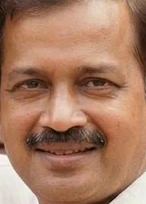
#> input picture scratch_face_0.png, 146 x 204 px
$ python -i forensics.py   (imports and definitions only)   (older library calls are emulated)
#> lines starting #> are read from the running program, lines starting #| are printed output that depends on the picture
from __future__ import annotations

import hashlib
import io
from typing import Dict, List, Tuple, Union

import cv2
import numpy as np
from PIL import Image, ImageChops, ImageEnhance


# [142 lines left out: functions compute_video_hashes, compute_fft_spectrum, compute_ela, compute_laplacian_sharpness, compute_temporal_jitter, not called in this run]


def extract_forensic_descriptors(face_imgs_np: np.ndarray) -> np.ndarray:
    """
    Extract multi-domain forensic descriptors from (N, H, W, 3) face sequence:
    1. FFT Frequency Spectrum: 4 radial energy bands + high-to-low power ratio.
    2. Color Chrominance Boundary Discrepancy: Inner face vs outer margin Delta-Cb and Delta-Cr.
    3. Laplacian Texture Sharpness: Inner face vs blending boundary edge variance ratio.
    4. Error Level Analysis (ELA): JPEG compression residual distribution (mean, std, max).
    5. Temporal Dynamics: Inter-frame motion jitter statistics (mean, std, max).

    Returns:
        (33,) float32 multi-domain forensic feature vector.
    """
    if face_imgs_np.ndim == 3:
        face_imgs_np = np.expand_dims(face_imgs_np, axis=0)

    N, H, W, _ = face_imgs_np.shape
#> N = 1; H = 204; W = 146
    fft_feats: list[list[float]] = []
    color_feats: list[list[float]] = []
    laplacian_feats: list[list[float]] = []
    ela_feats: list[list[float]] = []

    center_y1, center_y2 = int(0.2 * H), int(0.8 * H)
#> center_y1 = 40; center_y2 = 163
    center_x1, center_x2 = int(0.2 * W), int(0.8 * W)
#> center_x1 = 29; center_x2 = 116
    outer_mask = np.ones((H, W), dtype=bool)
    outer_mask[center_y1:center_y2, center_x1:center_x2] = False

    cy, cx = H // 2, W // 2
#> cy = 102; cx = 73
    y, x = np.ogrid[:H, :W]
#> y = 204 values from 0 to 203
    r = np.sqrt((x - cx) ** 2 + (y - cy) ** 2)
    max_r = np.sqrt(cx ** 2 + cy ** 2) + 1e-6
#> max_r = 125.4
    r_norm = r / max_r

    for i in range(N):
        img_rgb = face_imgs_np[i]
        gray = cv2.cvtColor(img_rgb, cv2.COLOR_RGB2GRAY).astype(np.float32)
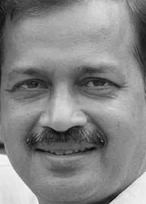
#> gray: shape (204, 146) float32; min 10, max 248, mean 134.4

        # 1. FFT Radial Spectrum
        f = np.fft.fft2(gray)
        fshift = np.fft.fftshift(f)
        mag = np.log(np.abs(fshift) + 1e-5)
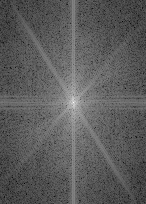
#> mag: shape (204, 146) float64; min 1.61, max 15.2, mean 6.53; drawn with min black and max white
        b1 = float(mag[r_norm < 0.25].mean())
#> b1 = 8.41
        b2 = float(mag[(r_norm >= 0.25) & (r_norm < 0.50)].mean())
#> b2 = 6.98
        b3 = float(mag[(r_norm >= 0.50) & (r_norm < 0.75)].mean())
#> b3 = 6.15
        b4 = float(mag[r_norm >= 0.75].mean())
#> b4 = 5.51
        high_low_ratio = float(b4 / (b1 + 1e-5))
#> high_low_ratio = 0.655
        fft_feats.append([b1, b2, b3, b4, high_low_ratio])

        # 2. Color Chrominance Boundary Discrepancy (YCbCr)
        ycbcr = cv2.cvtColor(img_rgb, cv2.COLOR_RGB2YCrCb)
#> ycbcr: shape (204, 146, 3); mean of channels 0, 1, 2 134.4, 152.4, 108.2
        cb = ycbcr[:, :, 1].astype(np.float32)
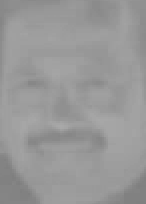
#> cb: shape (204, 146) float32; min 127, max 169, mean 152.4
        cr = ycbcr[:, :, 2].astype(np.float32)
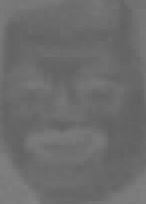
#> cr: shape (204, 146) float32; min 95, max 129, mean 108.2
        inner_cb = float(cb[center_y1:center_y2, center_x1:center_x2].mean())
#> inner_cb = 153.5
        inner_cr = float(cr[center_y1:center_y2, center_x1:center_x2].mean())
#> inner_cr = 108.4
        outer_cb = float(cb[outer_mask].mean())
#> outer_cb = 151.7
        outer_cr = float(cr[outer_mask].mean())
#> outer_cr = 108.1
        delta_cb = abs(inner_cb - outer_cb)
#> delta_cb = 1.8
        delta_cr = abs(inner_cr - outer_cr)
#> delta_cr = 0.342
        color_feats.append([inner_cb, inner_cr, delta_cb, delta_cr])

        # 3. Laplacian Texture Sharpness
        lap = cv2.Laplacian(gray, cv2.CV_32F)
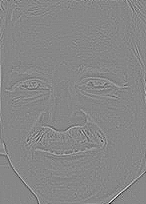
#> lap: shape (204, 146) float32; min -259, max 229, mean 0.1; drawn with min black and max white
        lap_inner = float(lap[center_y1:center_y2, center_x1:center_x2].var())
#> lap_inner = 329.1
        lap_outer = float(lap[outer_mask].var())
#> lap_outer = 283.4
        lap_ratio = float((lap_inner + 1e-5) / (lap_outer + 1e-5))
#> lap_ratio = 1.16
        laplacian_feats.append([lap_inner, lap_outer, lap_ratio])

        # 4. In-Memory ELA (JPEG Q=85 residual)
        ok, buf = cv2.imencode(".jpg", cv2.cvtColor(img_rgb, cv2.COLOR_RGB2BGR), [int(cv2.IMWRITE_JPEG_QUALITY), 85])
#> buf = 7194 values, max 255 at index 0, min 0 at index 4, mean 125.2
        if ok:
            decomp = cv2.cvtColor(cv2.imdecode(buf, cv2.IMREAD_COLOR), cv2.COLOR_BGR2RGB)
            ela_diff = np.abs(img_rgb.astype(np.float32) - decomp.astype(np.float32))
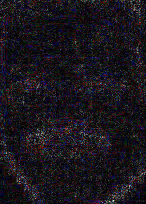
#> ela_diff: shape (204, 146, 3) float32; mean R, G, B 2.3, 2, 2.6; drawn with min black and max white
            ela_feats.append([float(ela_diff.mean()), float(ela_diff.std()), float(ela_diff.max())])
        else:
            ela_feats.append([0.0, 0.0, 0.0])

    fft_arr = np.array(fft_feats, dtype=np.float32)
#> fft_arr = [[8.41, 6.98, 6.15, 5.51, 0.655]]
    color_arr = np.array(color_feats, dtype=np.float32)
#> color_arr = [[153.5, 108.4, 1.8, 0.342]]
    lap_arr = np.array(laplacian_feats, dtype=np.float32)
#> lap_arr = [[329.1, 283.4, 1.16]]
    ela_arr = np.array(ela_feats, dtype=np.float32)
#> ela_arr = [[2.29, 2.02, 23]]

    # 5. Temporal Motion Jitter
    if N > 1:
        grays = [cv2.cvtColor(f, cv2.COLOR_RGB2GRAY).astype(np.float32) for f in face_imgs_np]
        diffs = [float(np.mean((grays[k] - grays[k - 1]) ** 2)) for k in range(1, N)]
        temp_mean = float(np.mean(diffs))
        temp_std = float(np.std(diffs))
        temp_max = float(np.max(diffs))
    else:
        temp_mean, temp_std, temp_max = 0.0, 0.0, 0.0

    return np.concatenate([
        fft_arr.mean(axis=0), fft_arr.std(axis=0),
        color_arr.mean(axis=0), color_arr.std(axis=0),
        lap_arr.mean(axis=0), lap_arr.std(axis=0),
        ela_arr.mean(axis=0), ela_arr.std(axis=0),
        np.array([temp_mean, temp_std, temp_max], dtype=np.float32),
    ]).astype(np.float32)

>>> import cv2
>>> picture = cv2.cvtColor(cv2.imread('../scratch_face_0.png'), cv2.COLOR_BGR2RGB)
>>> result = extract_forensic_descriptors(picture)
#> result = 33 values, max 329.1 at index 18, min 0 at index 5, mean 28.26

$ run again, on scratch_face_1.png
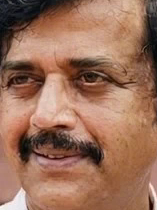
#> input picture scratch_face_1.png, 157 x 210 px
#> b1 = 8.62
#> b2 = 7.29
#> b3 = 6.25
#> b4 = 5.51
#> high_low_ratio = 0.639
#> ycbcr: shape (210, 157, 3); mean of channels 0, 1, 2 122.3, 151.6, 109.8
#> inner_cb = 152.2
#> inner_cr = 110.1
#> outer_cb = 151.2
#> outer_cr = 109.6
#> delta_cb = 0.924
#> delta_cr = 0.538
#> in extract_forensic_descriptors, `lap = cv2.Laplacian(gray, cv2.CV_32F)`:
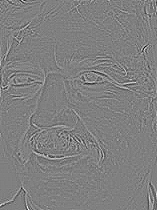
#> lap: shape (210, 157) float32; min -184, max 182, mean 0; drawn with min black and max white
#> lap_inner = 478.9
#> lap_outer = 340.1
#> lap_ratio = 1.41
#> buf = 8678 values, max 255 at index 0, min 0 at index 4, mean 125.6
#> in extract_forensic_descriptors, `ela_diff = np.abs(img_rgb.astype(np.float32) - decomp.astype(np.float3..`:
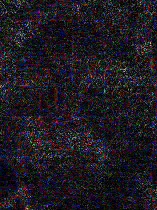
#> ela_diff: shape (210, 157, 3) float32; mean R, G, B 2.44, 2.09, 2.69; drawn with min black and max white
#> fft_arr = [[8.62, 7.29, 6.25, 5.51, 0.639]]
#> color_arr = [[152.2, 110.1, 0.924, 0.538]]
#> lap_arr = [[478.9, 340.1, 1.41]]
#> ela_arr = [[2.4, 2.06, 20]]
#> result = 33 values, max 478.9 at index 18, min 0 at index 5, mean 34.45

$ run again, on scratch_frame_0.png
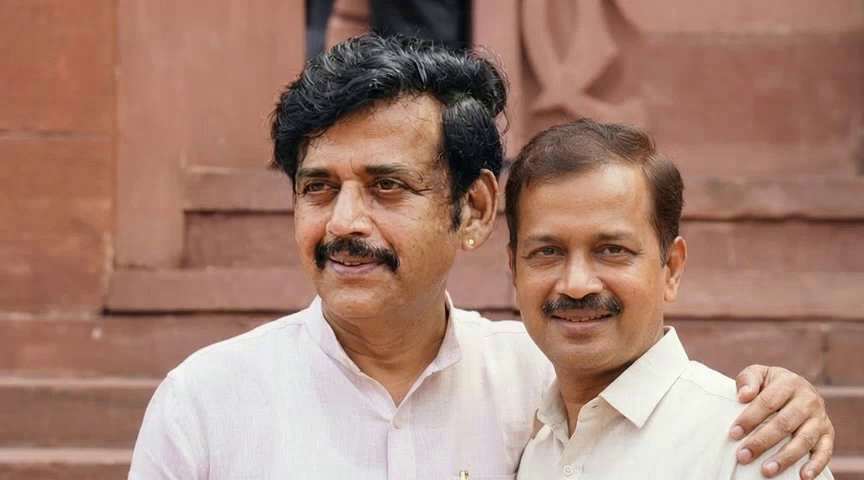
#> input picture scratch_frame_0.png, 864 x 480 px
#> b1 = 9.37
#> b2 = 7.96
#> b3 = 7.19
#> b4 = 6.59
#> high_low_ratio = 0.704
#> ycbcr: shape (480, 864, 3); mean of channels 0, 1, 2 138.2, 147.8, 114.5
#> inner_cb = 148.4
#> inner_cr = 113
#> outer_cb = 147.5
#> outer_cr = 115.4
#> delta_cb = 0.941
#> delta_cr = 2.41
#> in extract_forensic_descriptors, `lap = cv2.Laplacian(gray, cv2.CV_32F)`:
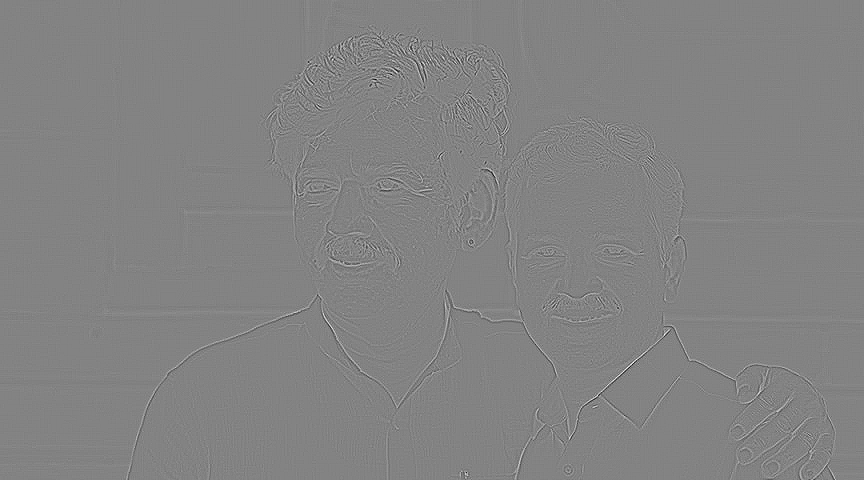
#> lap: shape (480, 864) float32; min -242, max 229, mean 0; drawn with min black and max white
#> lap_inner = 302.1
#> lap_outer = 135.3
#> lap_ratio = 2.23
#> in extract_forensic_descriptors, `ela_diff = np.abs(img_rgb.astype(np.float32) - decomp.astype(np.float3..`:
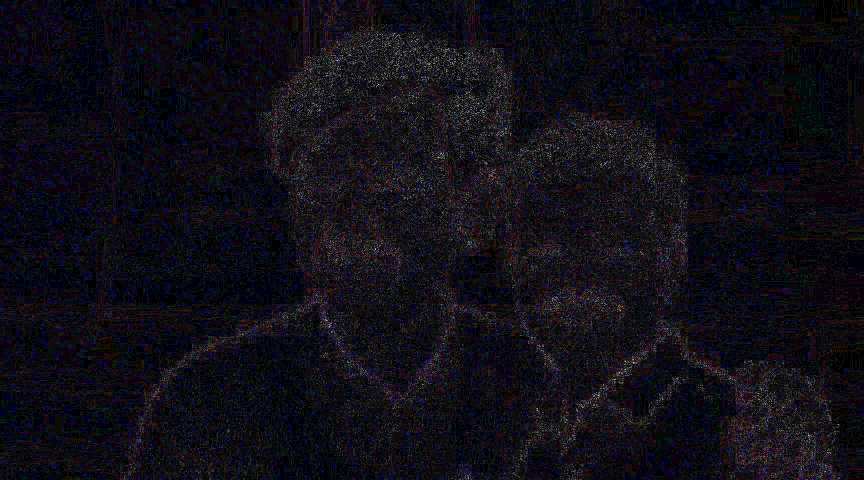
#> ela_diff: shape (480, 864, 3) float32; mean R, G, B 1.3, 1.13, 1.79; drawn with min black and max white
#> fft_arr = [[9.37, 7.96, 7.19, 6.59, 0.704]]
#> color_arr = [[148.4, 113, 0.941, 2.41]]
#> lap_arr = [[302.1, 135.3, 2.23]]
#> ela_arr = [[1.41, 1.46, 20]]
#> result = 33 values, max 302.1 at index 18, min 0 at index 5, mean 23
